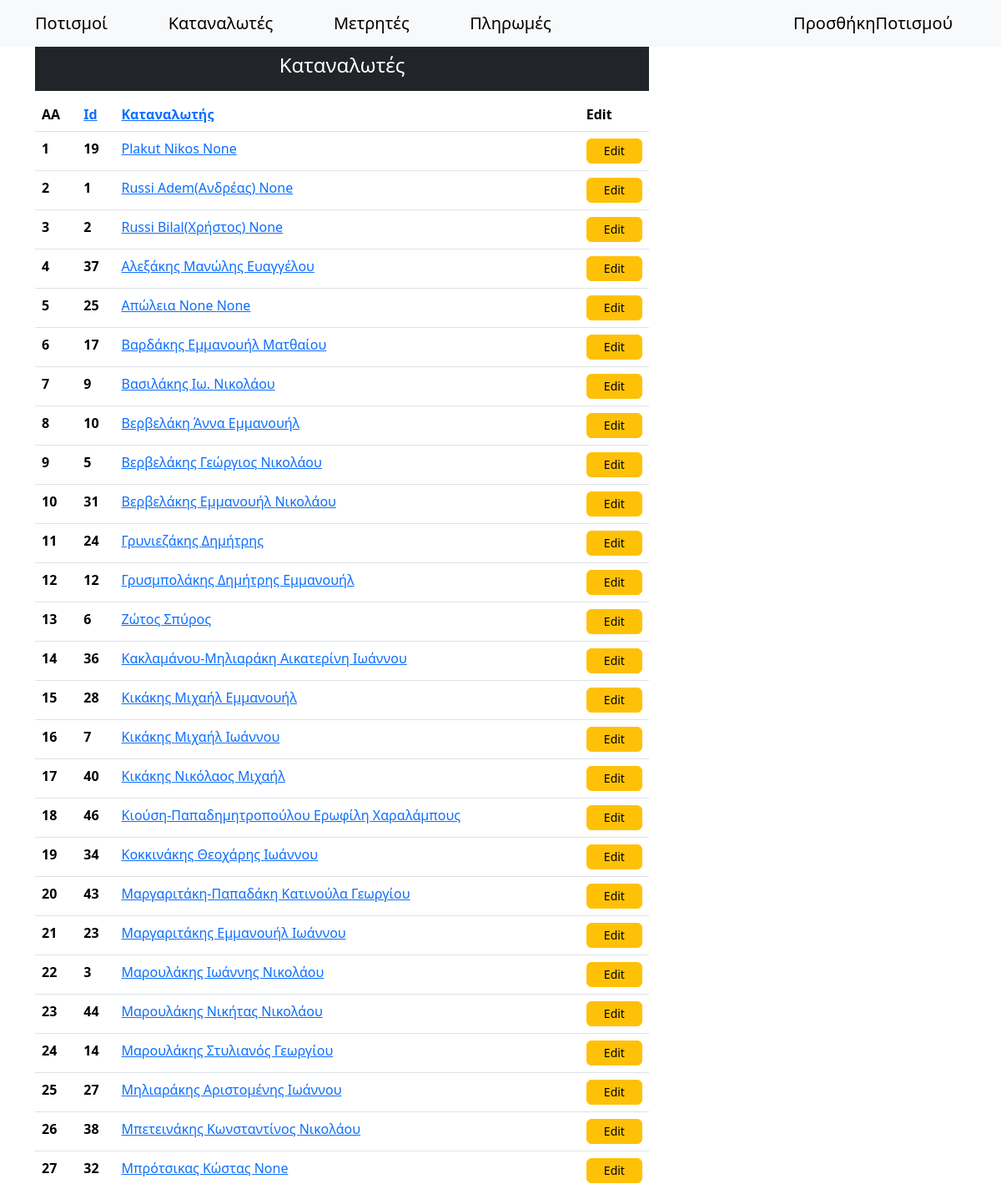
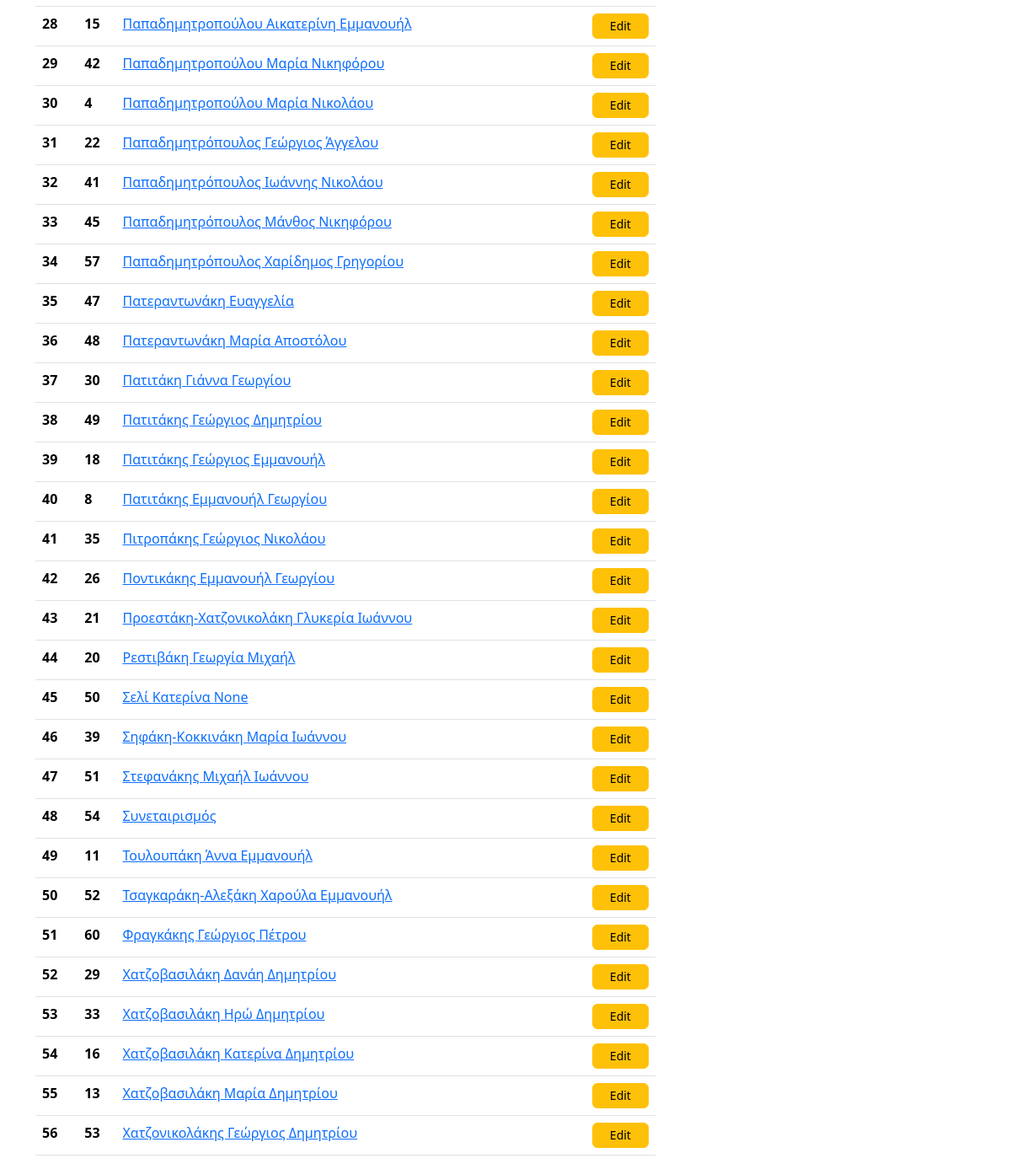
/customers/, run on an earlier commit of the app's database (2 pictures, top to bottom).
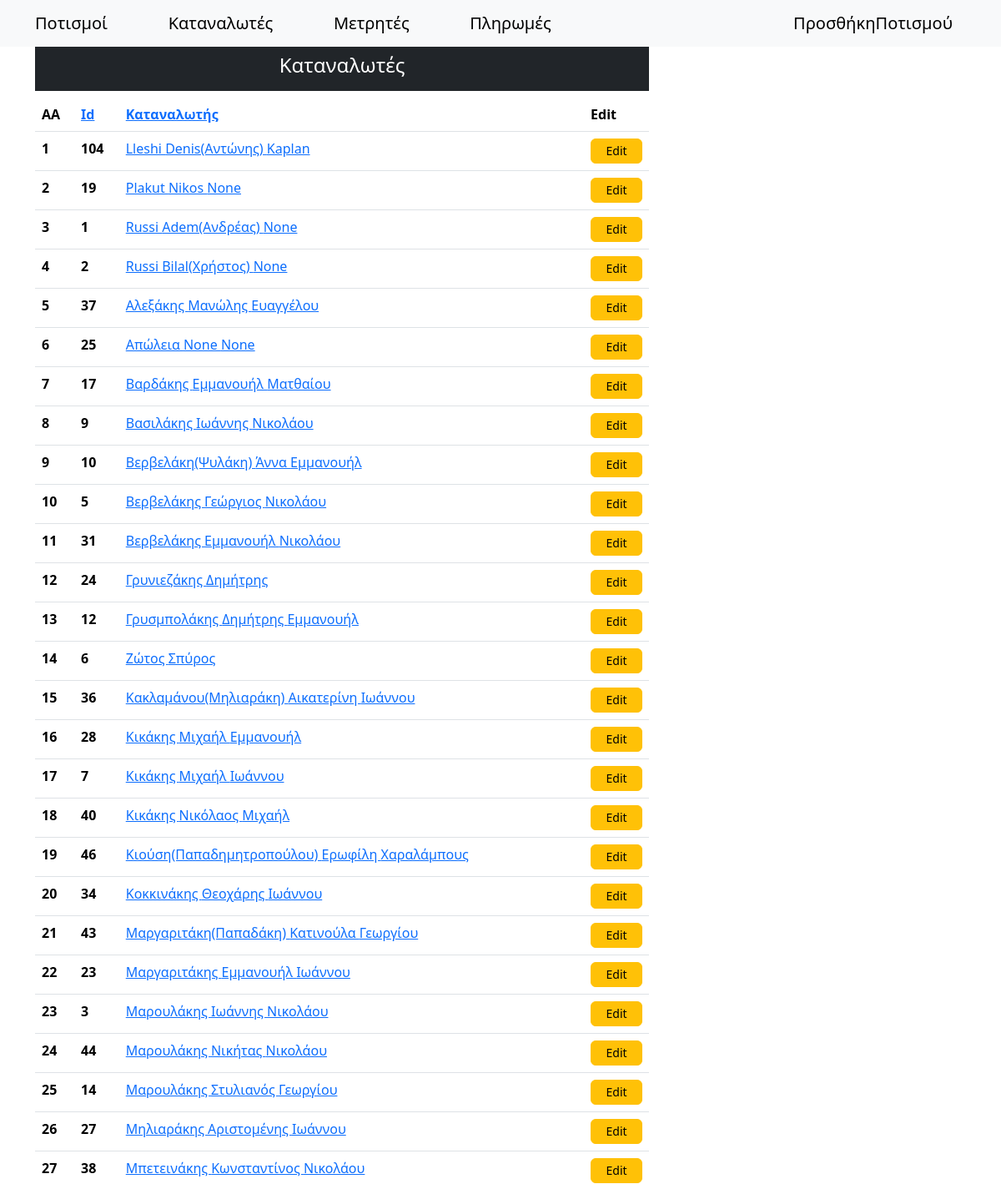
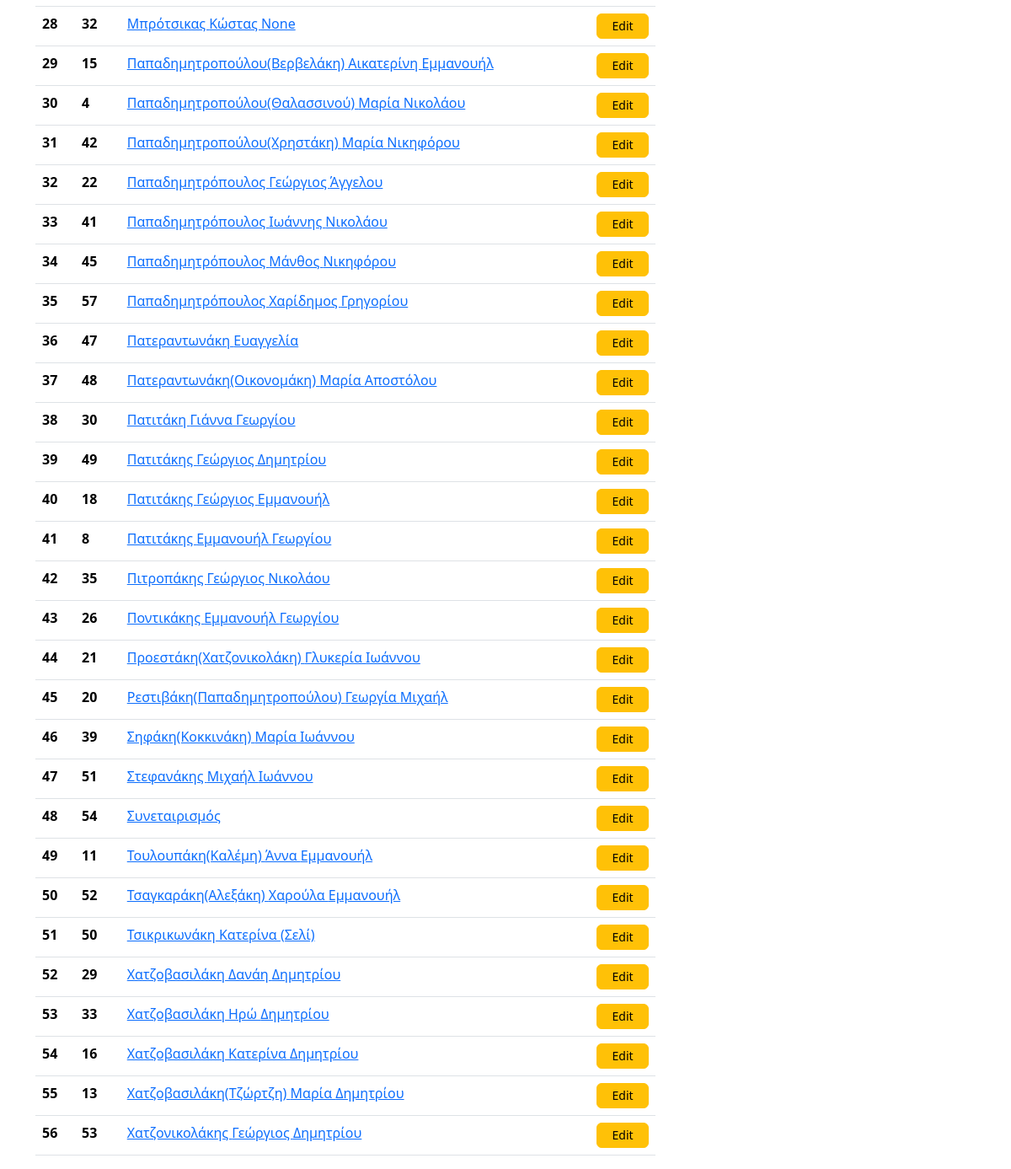
And on a later commit of the database (2 pictures, top to bottom).
### synet/models.py (models this page shows, shortened)
class Persons(models.Model):
    surname = models.CharField(max_length=100)
    name = models.CharField(max_length=100, null=True, blank=True)
    fathersName = models.CharField(max_length=100, null=True, blank=True)
    afm = models.CharField(max_length=9, null=True, blank=True, unique=True)
    phone = models.CharField(max_length=10, null=True, blank=True)
    member = models.BooleanField(default=True)  # Είναι μέλος του συνεταιρισμού
    payAsMember = models.BooleanField(default=True)  # Πληρώνει σαν μέλος του συνεταιρισμού
    isActive = models.BooleanField(default=False)  # Είναι ενεργός στον πολιτισμό
    aa = models.IntegerField(null=True, blank=True, unique=True)  # Αύξων αριθμός απόφασης ΔΣ 7/10/2000
    placeOfResidence = models.CharField(max_length=20, null=True, blank=True) # Τόπος διαμονής
    notes = models.CharField(max_length=100, null=True, blank=True)
    class Meta:
        unique_together = ('surname', 'name', 'fathersName')
        ordering = ['surname', 'name', 'fathersName']
    @classmethod
    def customers(cls):
        return cls.objects.filter(isActive=True)

### synet/views.py (the view)
# urls.py: path('customers/', views.customers, name="customers"),
def customers(request):
    sort_by = request.GET.get('sort', 'surname')
    order = request.GET.get('order', 'asc')
    if order == 'desc':
        sort_by = f'-{sort_by}'  # Προσθέτει "-" για φθίνουσα ταξινόμηση
    data = Persons.customers().order_by(sort_by)
    context = {'data': data, 'order': 'asc' if order == 'desc' else 'desc'}
    return render(request, 'customers.html', context)

### templates/customers.html (shortened to what this page needs)
{% extends "main.html" %}
{% block content %}
<div class="container mt-5">
    <div class="row">
        <div class="col-md-8">
            <h4 class="text-center text-white bg-dark p-3">Καταναλωτές</h4>
            <table class="table">
                <thead>
                  <tr>
                    <th scope="col">ΑΑ</th>
                    <th scope="col"><a href="?sort=id&order={{ order }}">Id</a></th>
                    <th scope="col"><a href="?sort=surname&order={{ order }}">Καταναλωτής</a></th>
                    <th scope="col">Edit</th>
                  </tr>
                </thead>
                <tbody>
                    {% for d in data %}
                  <tr>
                    <th scope="row">{{ forloop.counter }}</th>
                    <th scope="row">{{d.id}}</th>
                    <td><a href="/customerIrrigations/{{d.id}}">{{d.surname}} {{d.name}} {{d.fathersName}}</a></td>
                    <td><a type="button" href="/customers/update/{{d.id}}" class="btn btn-warning">Edit</a></td>
                  </tr>
                  {% endfor %}
                </tbody>
              </table>
        </div>
    </div>
</div>
{% endblock content %}

What changed in the data, as far as the page shows it:
no longer on this page (row edited): Persons: id "60", surname "Φραγκάκης", name "Γεώργιος", fathersName "Πέτρου"
added Persons: id "104", surname "Lleshi", name "Denis(Αντώνης)", fathersName "Kaplan"
changed Persons "Βασιλάκης": name "Ιω." → "Ιωάννης"
changed Persons id 10: surname "Βερβελάκη" → "Βερβελάκη(Ψυλάκη)"
changed Persons id 36: surname "Κακλαμάνου-Μηλιαράκη" → "Κακλαμάνου(Μηλιαράκη)"
changed Persons "Ερωφίλη": surname "Κιούση-Παπαδημητροπούλου" → "Κιούση(Παπαδημητροπούλου)"
changed Persons "Κατινούλα": surname "Μαργαριτάκη-Παπαδάκη" → "Μαργαριτάκη(Παπαδάκη)"
changed Persons id 15: surname "Παπαδημητροπούλου" → "Παπαδημητροπούλου(Βερβελάκη)"
changed Persons id 4: surname "Παπαδημητροπούλου" → "Παπαδημητροπούλου(Θαλασσινού)"; moves up the list
changed Persons id 42: surname "Παπαδημητροπούλου" → "Παπαδημητροπούλου(Χρηστάκη)"
changed Persons "Αποστόλου": surname "Πατεραντωνάκη" → "Πατεραντωνάκη(Οικονομάκη)"
changed Persons "Γλυκερία": surname "Προεστάκη-Χατζονικολάκη" → "Προεστάκη(Χατζονικολάκη)"
changed Persons "Γεωργία": surname "Ρεστιβάκη" → "Ρεστιβάκη(Παπαδημητροπούλου)"
changed Persons id 39: surname "Σηφάκη-Κοκκινάκη" → "Σηφάκη(Κοκκινάκη)"
changed Persons id 11: surname "Τουλουπάκη" → "Τουλουπάκη(Καλέμη)"
changed Persons "Χαρούλα": surname "Τσαγκαράκη-Αλεξάκη" → "Τσαγκαράκη(Αλεξάκη)"
changed Persons id 50: surname "Σελί" → "Τσικρικωνάκη"; fathersName "None" → "(Σελί)"; moves down the list
changed Persons id 13: surname "Χατζοβασιλάκη" → "Χατζοβασιλάκη(Τζώρτζη)"
